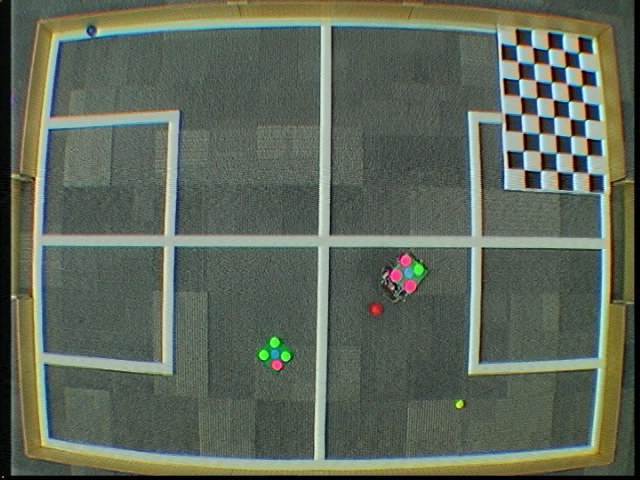
#> input picture Vision_Calibration/Pitch0/test1.png, 640 x 480 px, given in place of the camera
$ python test3.py
#> lines starting #> are read from the running program, lines starting #| are printed output that depends on the picture; after the words box and inside, x2 and y2 are one past the last pixel; in counts of white or black regions, pixels touching at a corner belong together
import cv2
import numpy as np

cap = cv2.VideoCapture(0)

while(1):

    # Take each frame
    _, frame = cap.read()
#> frame is the input picture: shape (480, 640, 3); mean B, G, R 90, 103.9, 94.7


    # Convert BGR to HSV
    hsv = cv2.cvtColor(frame, cv2.COLOR_BGR2HSV)
#> hsv: shape (480, 640, 3); mean H, S, V 58.1, 53.9, 107.7

    # define range of blue color in HSV
    lower_blue = np.array([110,50,50])
    upper_blue = np.array([130,255,255])

    lower_red = np.array([-10, 100, 100])
    upper_red = np.array([10, 255, 255])

    lower_white = np.array([-10, 0, 255])
    upper_white = np.array([10, 0, 255])
    #lower_red = np.array([110,50,50])
    #upper_red = np.array([130,255,255])
    # Threshold the HSV image to get only blue colors
    red_mask = cv2.inRange(hsv, lower_red, upper_red)
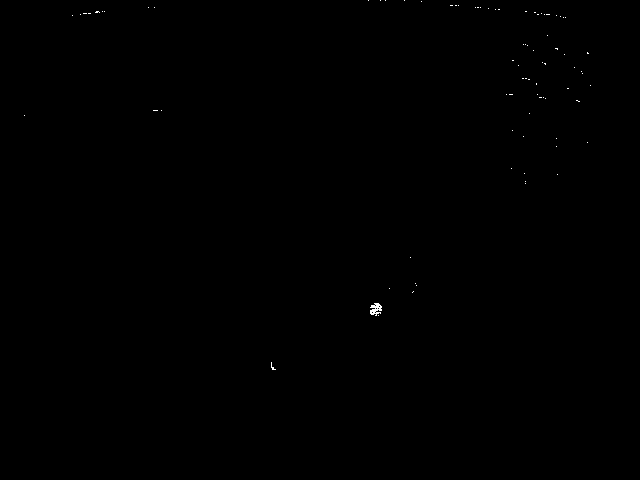
#> red_mask: shape (480, 640); 0.08% white in thin lines or dots, all inside (x1, y1, x2, y2) = (24, 0, 591, 370)
    blue_mask = cv2.inRange(hsv, lower_blue, upper_blue)
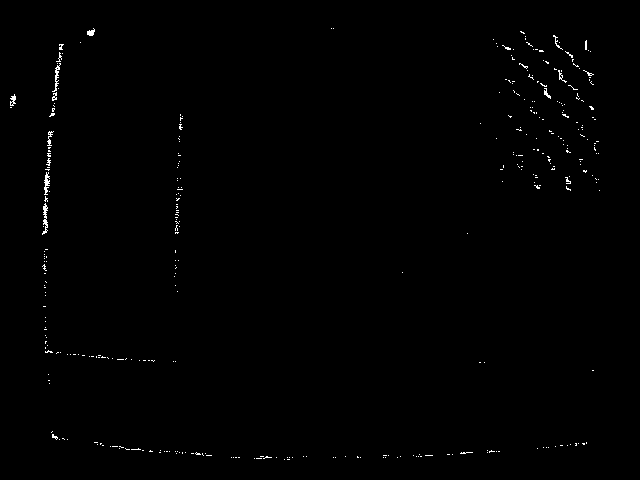
#> blue_mask: shape (480, 640); 0.51% white in thin lines or dots, all inside (x1, y1, x2, y2) = (10, 28, 600, 460)
    white_mask = cv2.inRange(hsv, lower_white, upper_white)
#> white_mask: shape (480, 640); every value is 0
    mask = red_mask + blue_mask + white_mask
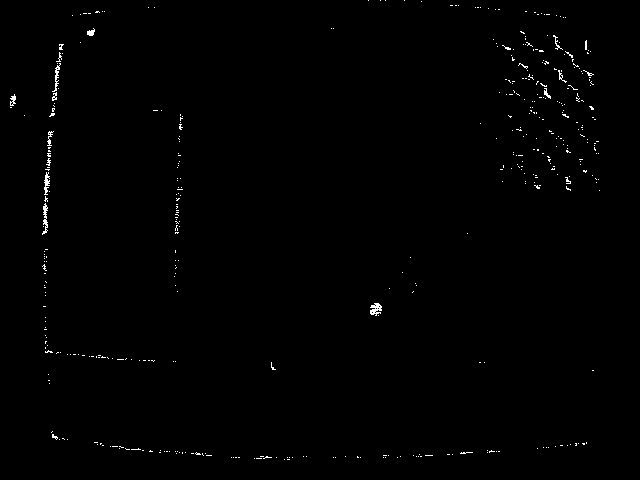
#> mask: shape (480, 640); 0.59% white in thin lines or dots, all inside (x1, y1, x2, y2) = (10, 0, 600, 460)
    #mask2 = cv2.inRange(hsv, lower_red, upper_red)

    # Bitwise-AND mask and original image
    res = cv2.bitwise_and(frame,frame, mask= mask)
    #res2 = cv2.bitwise_and(frame,frame, mask= mask2)
    cv2.imshow('frame',frame)
    cv2.imshow('mask',mask)
    cv2.imshow('res',res)

    #cv2.imshow('frame',frame)
    #cv2.imshow('mask2',mask2)
    #cv2.imshow('res',res2)
    k = cv2.waitKey(5) & 0xFF
#> (key Esc is pressed here)
    if k == 27:
        break

cv2.destroyAllWindows()

$ run again, on Vision_Calibration/Pitch0/test10.png
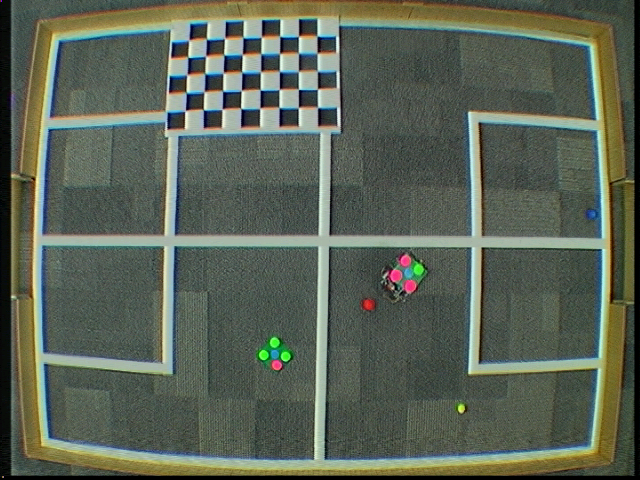
#> input picture Vision_Calibration/Pitch0/test10.png, 640 x 480 px, given in place of the camera
#> frame is the input picture: shape (480, 640, 3); mean B, G, R 86, 99.7, 91
#> hsv: shape (480, 640, 3); mean H, S, V 57.3, 55.2, 103.6
#> `red_mask = cv2.inRange(hsv, lower_red, upper_red)`:
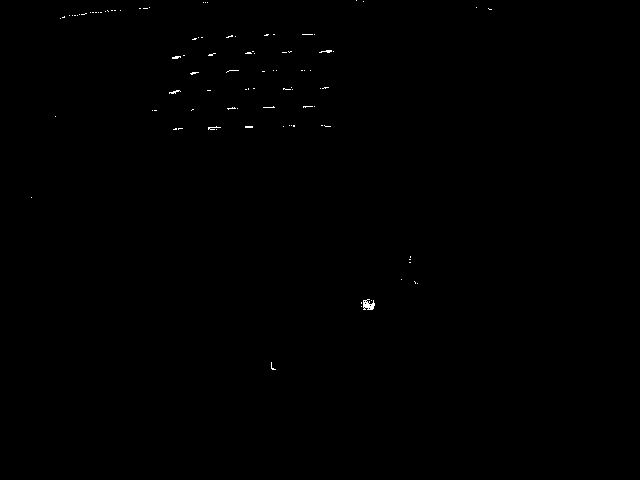
#> red_mask: shape (480, 640); 0.16% white in thin lines or dots, all inside (x1, y1, x2, y2) = (31, 0, 492, 370)
#> blue_mask: shape (480, 640); 0.69% white in thin lines or dots, all inside (x1, y1, x2, y2) = (10, 20, 597, 460)
#> white_mask: shape (480, 640); every value is 0
#> `mask = red_mask + blue_mask + white_mask`:
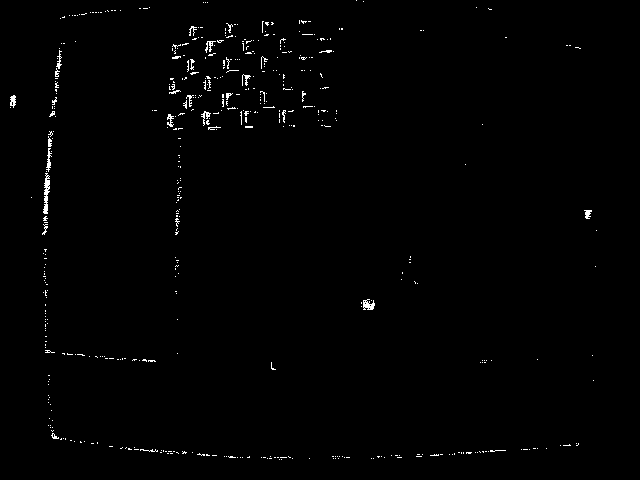
#> mask: shape (480, 640); 0.85% white in thin lines or dots, all inside (x1, y1, x2, y2) = (10, 0, 597, 460)

$ run again, on Vision_Calibration/Pitch0/test11.png
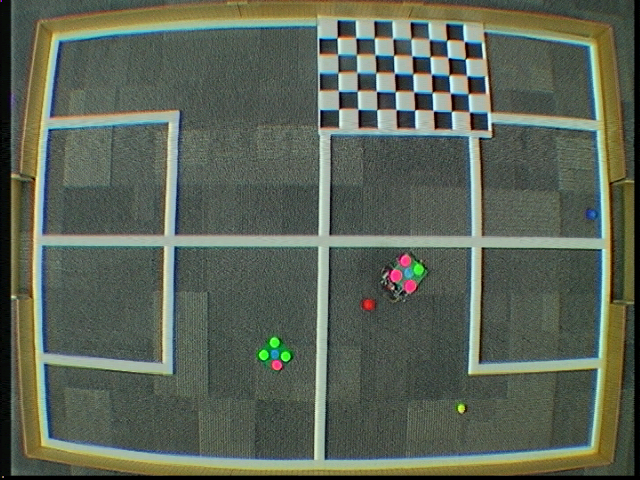
#> input picture Vision_Calibration/Pitch0/test11.png, 640 x 480 px, given in place of the camera
#> frame is the input picture: shape (480, 640, 3); mean B, G, R 86.4, 100.4, 91.5
#> hsv: shape (480, 640, 3); mean H, S, V 57, 55.5, 104.2
#> `red_mask = cv2.inRange(hsv, lower_red, upper_red)`:
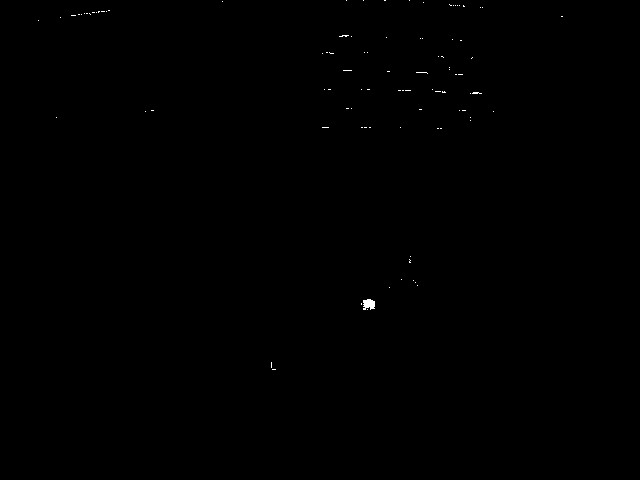
#> red_mask: shape (480, 640); 0.11% white; 93 white regions (92 under 20 px), largest, box (x1, y1, x2, y2) and area: (363, 299, 375, 310) 104
#> blue_mask: shape (480, 640); 0.53% white in thin lines or dots, all inside (x1, y1, x2, y2) = (10, 21, 594, 460)
#> white_mask: shape (480, 640); every value is 0
#> `mask = red_mask + blue_mask + white_mask`:
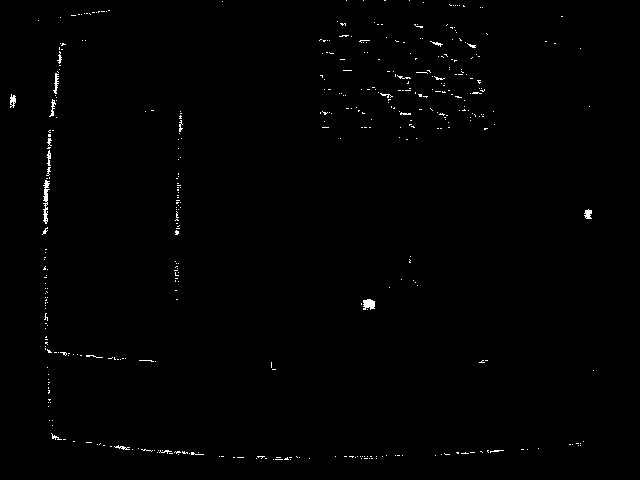
#> mask: shape (480, 640); 0.64% white in thin lines or dots, all inside (x1, y1, x2, y2) = (10, 0, 594, 460)
